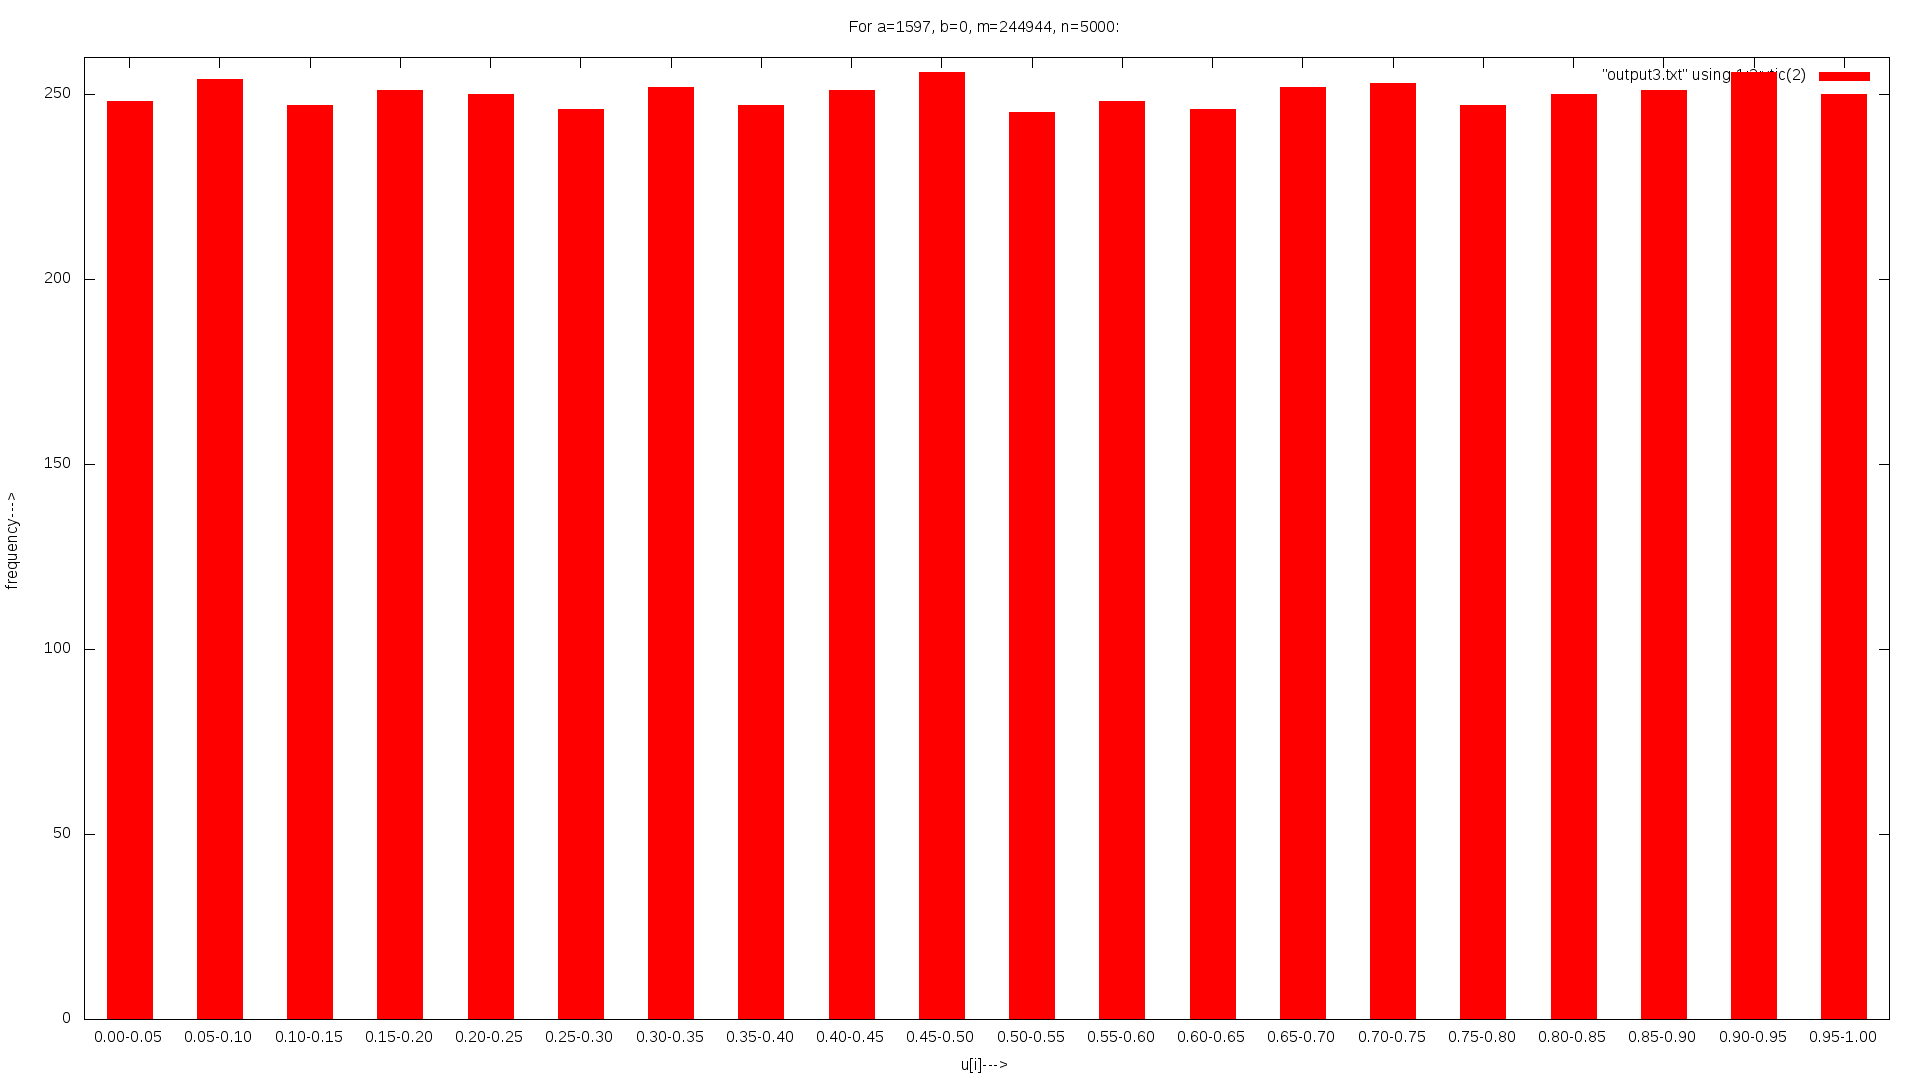

Reproduce this figure in gnuplot.
reset
set term png size 1920, 1080
set style fill solid
set boxwidth 0.5
set yrange [0:260]
set xlabel "u[i]--->"
set ylabel "frequency--->"
set title "For a=1597, b=0, m=244944, n=5000:"
set output "plot3.png"
plot "output3.txt" using 1:3:xtic(2) with boxes
